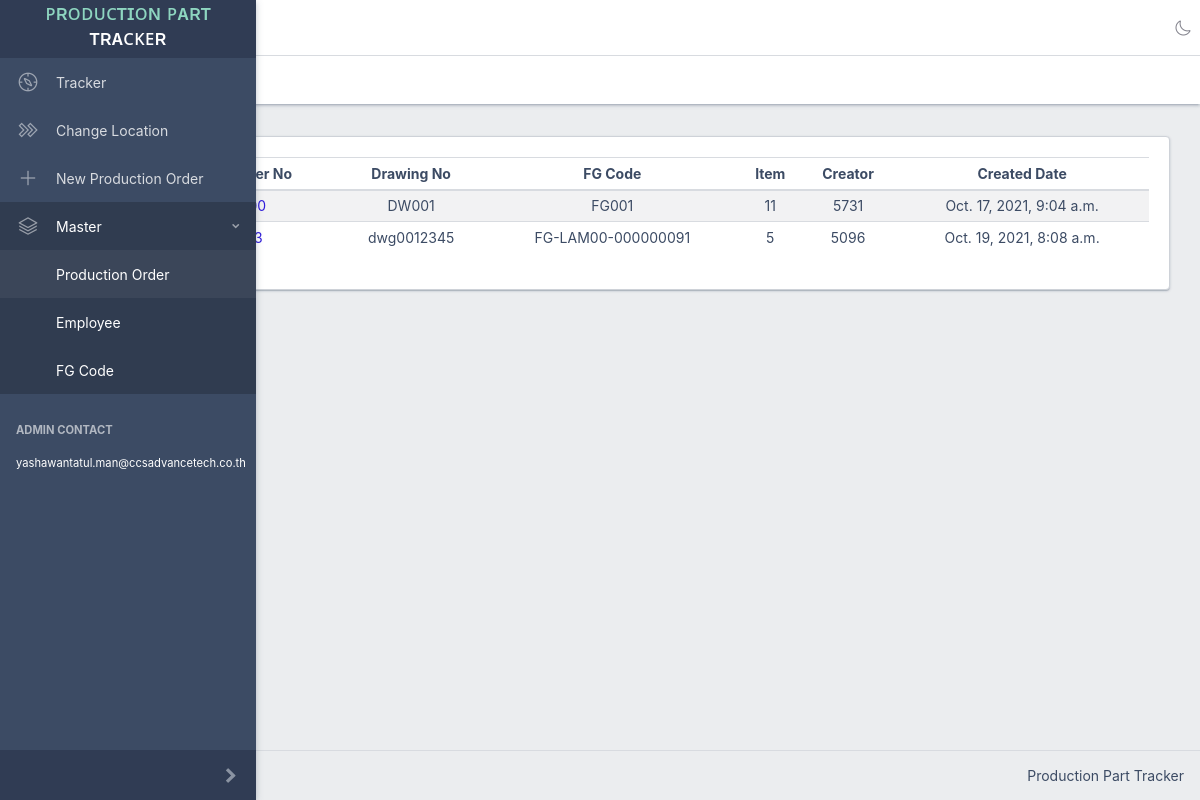
The page /order_master/ on the database as committed earlier.
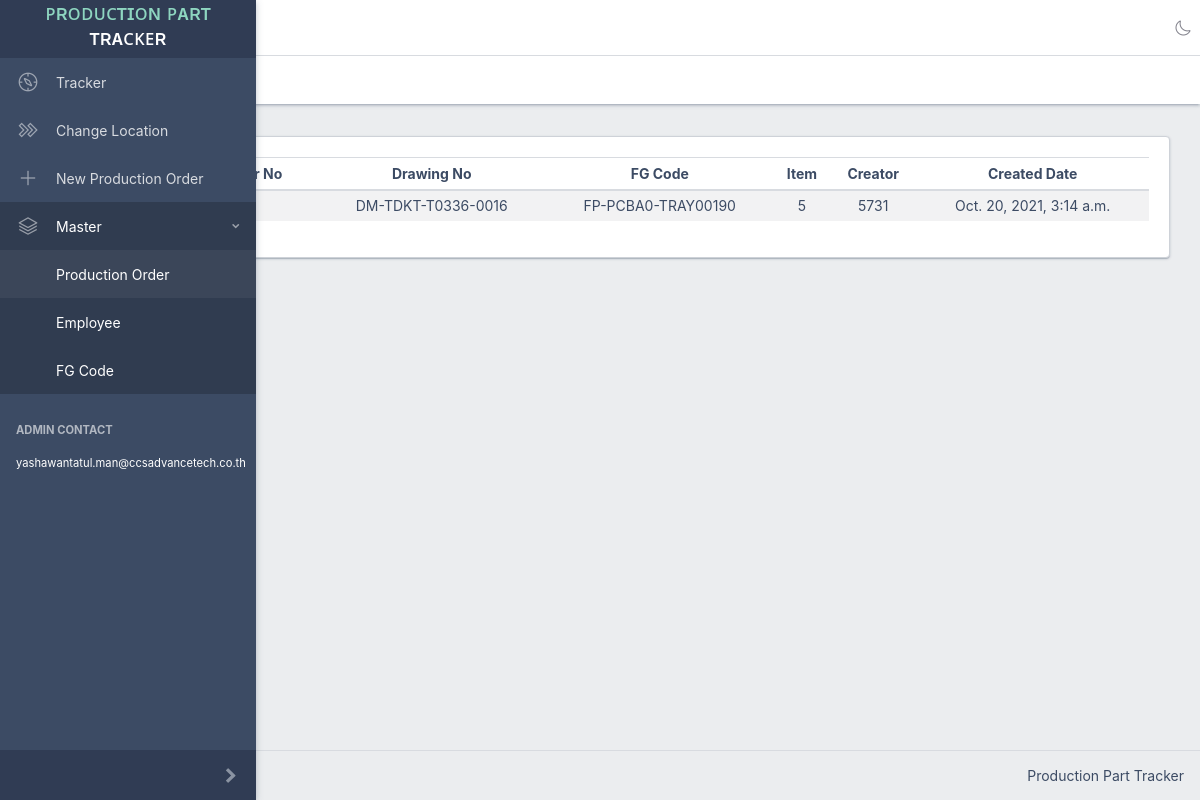
The same page on the database as committed later.
### pptapp/models.py (models this page shows)
class Order(models.Model):
    no = models.CharField(max_length=20, primary_key=True)
    drawing_no = models.CharField(max_length=20, default="-")
    fg_code = models.CharField(max_length=20, default="-")
    emp_id = models.CharField(max_length=20, default="-") # CREATOR
    date_modified = models.DateTimeField(auto_now=True)
    date_published = models.DateTimeField(auto_now_add=True)

### pptapp/views.py (the view)
# urls.py: path('order_master/', views.order_master, name='order_master'),
def order_master(request):
    orders = Order.objects.all()
    items = []
    for order in orders:
        serials = Serial.objects.filter(order=order)
        items.append(len(serials))
    context = {
        'orders' : orders,
        'items' : items,
    }
    return render(request, 'order_master.html', context)

### pptapp/templatetags/extra.py (called while the page is built)
@register.filter
def index(indexable, i):
    return indexable[i]

### templates/order_master.html (shortened to what this page needs)
<!DOCTYPE html>
{% load static %}
{% load extra %}
<html lang="en">
  <head>
    <link rel="stylesheet" href="{% static "css/style.css" %}">
    <link href="{% static "vendors/@coreui/icons/css/free.min.css" %}" rel="stylesheet">
    <link href="{% static "vendors/@coreui/icons/css/brand.min.css" %}" rel="stylesheet">
    <link rel="stylesheet" href="{% static "vendors/datatables.net-bs4/css/dataTables.bootstrap4.css" %}">
  </head>
  <body class="c-app c-no-layout-transition">
    {% include 'sidebar.html' %}
    <div class="c-wrapper">
      <header class="c-header c-header-light c-header-fixed">
        {% include 'header.html' %}
        <div class="c-subheader justify-content-between px-3">
          <ol class="breadcrumb border-0 m-0 px-0 px-md-3">
            Production Order Master
          </ol>
        </div>
      </header>
      <div class="c-body">
        <main class="c-main">
          <div class="container-fluid">
            <div class="fade-in">
              <div class="row">
                  <div class="col-sm-12 col-md-12">
                    <div class="card border-secondary">
                      <div class="card-body">
                        <table class="table table-sm table-striped datatable text-center" id="serial_code_table">
                          <thead>
                            <tr>
                              <th>Production Order No</th>
                              <th>Drawing No</th>
                              <th>FG Code</th>
                              <th>Item</th>
                              <th>Creator</th>
                              <th>Created Date</th>
                            </tr>
                          </thead>
                          <tbody>
                            {% for order in orders %}
                            <tr>
                              <td><a href="/order/{{order.no}}">{{order.no}}</a></td>
                              <td>{{order.drawing_no}}</td>
                              <td>{{order.fg_code}}</td>
                              <td>{{items|index:forloop.counter0}}</td>
                              <td>{{order.emp_id}}</td>
                              <td>{{order.date_published}}</td>
                            </tr>
                            {% endfor %}
                          </tbody>
                        </table>
                      </div>
                    </div>
                  </div>
                </div>
            </div>
          </div>
        </main>
      </div>
      {% include 'footer.html' %}
    </div>
  </body>
</html>

### templates/sidebar.html (shortened to what this page needs)
{% load static %}
<div class="c-sidebar c-sidebar-dark c-sidebar-fixed c-sidebar-lg-show c-sidebar-unfoldable" id="sidebar">
  <div class="c-sidebar-brand d-md-down-none">
    <h4 class="c-sidebar-brand-minimized">
      <img src="{% static 'assets/custom/tracking-icon-colored.png' %}" width="35" height="35" alt="ᴘᴘᴛ">
    </h4>
  </div>
  <ul class="c-sidebar-nav">
    <li class="c-sidebar-nav-item">
      <a class="c-sidebar-nav-link" href="/index/"><i class="c-sidebar-nav-icon c-icon c-icon-lg cil-compass"></i> Tracker</a>
    </li>
    <li class="c-sidebar-nav-item">
      <a class="c-sidebar-nav-link" href="/change_location/"><i class="c-sidebar-nav-icon c-icon c-icon-lg cil-chevron-double-right"></i> Change Location</a>
    </li>
    <li class="c-sidebar-nav-item">
      <a class="c-sidebar-nav-link" href="/new_workorder/"><i class="c-sidebar-nav-icon c-icon c-icon-lg cil-plus"></i> New Production Order</a>
    </li>
    <li class="c-sidebar-nav-dropdown">
      <a class="c-sidebar-nav-dropdown-toggle" href="#">
        <i class="c-sidebar-nav-icon c-icon c-icon-lg cil-layers"></i> Master
      </a>
    </li>
  </ul>
  <button class="c-sidebar-minimizer c-class-toggler" type="button" data-target="_parent" data-class="c-sidebar-unfoldable"></button>
</div>

### templates/header.html (shortened to what this page needs)
{% load static %}
<button class="c-header-toggler c-class-toggler mfs-3 d-md-down-none" type="button" data-target="#sidebar" data-class="c-sidebar-lg-show" responsive="true">
  <i class="c-icon c-icon-xl mt-2 cil-menu"></i>
</button>
<ul class="c-header-nav d-md-down-none">
  <div id="MyClockDisplay" onload="showTime()"></div>
</ul>
<ul class="c-header-nav mfs-auto">
  <li class="c-header-nav-item px-3 c-d-legacy-none">
    <button class="c-class-toggler c-header-nav-btn" type="button" id="header-tooltip" data-target="body" data-class="c-dark-theme" data-toggle="c-tooltip" data-placement="bottom" title="Toggle Light/Dark Mode">
      <svg class="c-icon c-d-dark-none">
        <use xlink:href="{% static "vendors/@coreui/icons/svg/free.svg#cil-moon" %}"></use>
      </svg>
    </button>
  </li>
</ul>
<ul class="c-header-nav">
  <button class="c-class-toggler c-header-nav-btn" type="button" id="header-tooltip" data-target="body" data-class="c-dark-theme" data-toggle="c-tooltip" data-placement="bottom" title="Toggle Light/Dark Mode">
    <i class="c-icon c-d-dark-none cil-moon"></i>
  </button>
</ul>

### templates/footer.html
<footer class="c-footer">
  <div class="mfs-auto">Production Part Tracker</div>
</footer>

Rows that differ between the two databases and show on the page:
removed Order: no "4050000000", drawing_no "DW001", fg_code "FG001", counter0 "11", emp_id "5731", date_published "Oct. 17, 2021, 9:04 a.m."
removed Order: no "5000814813", drawing_no "dwg0012345", fg_code "FG-LAM00-000000091", counter0 "5", emp_id "5096", date_published "Oct. 19, 2021, 8:08 a.m."
added Order: drawing_no "DM-TDKT-T0336-0016", fg_code "FP-PCBA0-TRAY00190", counter0 "5", emp_id "5731", date_published "Oct. 20, 2021, 3:14 a.m."
